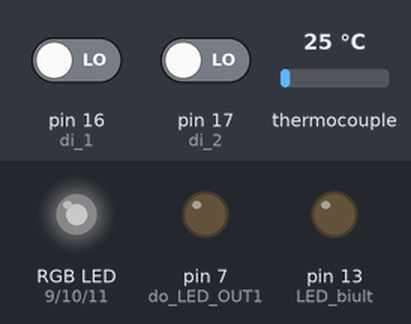
Simulated run of this program. Board: Arduino Uno, built with avr-gcc and run on an emulated ATmega328P. Shown: an RGB LED mixed from three pins (HIGH = lit), output pins drawn as LEDs (lit = HIGH). The test bench sets the inputs (shaded band); at power-on: pin 16 (di_1) LOW, pin 17 (di_2) LOW, thermocouple 25 °C. Dim RGB values are drawn brighter than linear; what the program prints to the serial monitor is not drawn.

Above: at 1.2 s.
1.3 s: pin 16 (di_1) driven HIGH
At 2.3 s:
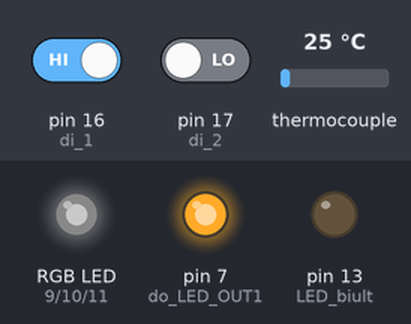
3.5 s: pin 16 (di_1) driven LOW
At 5.1 s:
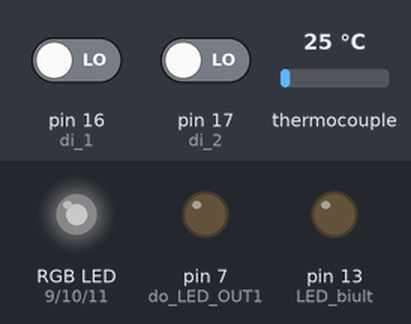
Timing chart, 0 to 6.6 s (numbered marks = the images above; inputs shaded):
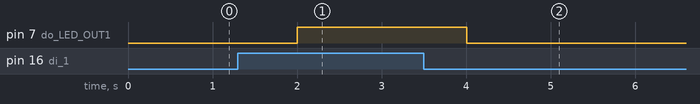

The program:

main.cpp
```cpp
#include <Arduino.h>
#include <time.h>
#include "max6675.h"

#define red_led 9
#define green_led 10
#define blue_led 11
#define LED_biult 13

#define do_LED_OUT1 7
#define do_LED_OUT2 8
#define do_LED_OUT3 9

#define di_1 16  //
#define di_2 17
#define di_3 18
#define di_4 19

#define AI_01 14
#define AI_02 15

//declare variables for write_leds function of Serial communication
char led_specifier;
int led_brightness;
void led_rgb(char led, int brightness);

//LED_GUI_Button
char buffer[10];
bool isEqual(const char* cmd);

void led_builtin();

//LED_out
void do_led_out1();
void do_led_out2();

void sendData();
int dataSet[10] = {0,0,0,0,0,0,0,0,0,0};
int* pdataSet =dataSet;

int thermoDO = 4;
int thermoCS = 5;
int thermoCLK = 6;
MAX6675 thermocouple(thermoCLK, thermoCS, thermoDO);

// void temperature1();
void temperature1()
{
  // Serial.print("C = ");
  dataSet[2] = thermocouple.readCelsius();
//   Serial.println(thermocouple.readCelsius());
//   Serial.print("F = ");
//   Serial.println(thermocouple.readFahrenheit());
}

void setup()
{
  pinMode(red_led, OUTPUT);
  pinMode(green_led, OUTPUT);
  pinMode(blue_led, OUTPUT);
  pinMode(LED_biult, OUTPUT);

  pinMode(do_LED_OUT1, OUTPUT);

  pinMode(di_1, INPUT);
  pinMode(di_2, INPUT);
  pinMode(di_3, INPUT);

  analogWrite(red_led, 10);   // set the brightness of the red LED 0-255
  analogWrite(green_led, 10);  // set the brightness of the red LED 0-255
  analogWrite(blue_led, 10);  // set the brightness of the red LED 0-255
  Serial.begin(9600);
  //Serial.flush();


}

void loop()
{
  sendData();

  do_led_out1();
  do_led_out2();

  led_builtin();

  temperature1();

  led_specifier = Serial.read();
  led_brightness = Serial.parseInt();
  // write_leds(led_specifier, led_brightness);


  if (Serial.available() >0 ){
    led_specifier = Serial.read();
    led_brightness = Serial.parseInt();
    led_rgb(led_specifier, led_brightness);
    // Serial.println("OK");
  }
  // Serial.println("");
  delay(2);


  }

void do_led_out1()
{
  if (digitalRead(di_1) == HIGH){
    digitalWrite(do_LED_OUT1, HIGH);
    pdataSet[0] = 1;
    // Serial.println("Input1 is HIGH");
  }
  else{
    digitalWrite(do_LED_OUT1, LOW);
    pdataSet[0] = 0;
    //Serial.println("Input1 is Low");
  }
  return;
}

void do_led_out2()
{
  if (digitalRead(di_2) == HIGH){
    digitalWrite(do_LED_OUT2, HIGH);
    pdataSet[1] = 1;
    //Serial.println("Input2 is HIGH");
  }
  else{
    digitalWrite(do_LED_OUT2, LOW);
    pdataSet[1] = 0;
    //Serial.println("Input2 is Low");
  }
  return;
}

void led_rgb(char led, int brightness)
{
  if (led == 'r'){
    analogWrite(red_led, brightness);  // 0 is Off, 255 is full brightness
    return;
  }
  if (led == 'g'){
    analogWrite(green_led, brightness);  // 0 is Off, 255 is full brightness
    return;
  }
  if (led == 'b'){
    analogWrite(blue_led, brightness); // 0 is Off, 255 is full brightness
    return;
  }
  delay(1);
}

void led_builtin()
{
    int length = Serial.readBytesUntil('\n', buffer, sizeof(buffer));
    buffer[length] = '\0';
    if (isEqual("on")) {
      digitalWrite(LED_biult, HIGH);
      }
    else if (isEqual("off")) {
      digitalWrite(LED_biult, LOW);
      }

}

bool isEqual(const char* cmd)
{
    return strcmp(buffer, cmd) == 0;
}

void sendData()
{
  //create the dataSet array write to Serial
  // if (Serial.available() >0 ){
  Serial.print("dataSet: ");
  int length = sizeof(dataSet)/sizeof(dataSet[0]);
  for (int i = 0; i < length; i++)
  {
    Serial.print(dataSet[i]);
    Serial.print(" ");
  }
}
```

arduino_pjt.cpp
```cpp
#include "led_in_out.cpp"
#include "max6675.h"


#define red_led 9
#define green_led 10
#define blue_led 11
#define LED_biult 13

#define do_LED_OUT0 7
#define do_LED_OUT1 8
#define do_LED_OUT2 9

#define di_0 16  //
#define di_1 17
#define di_2 18
#define di_3 19

#define AI_01 14
#define AI_02 15


//declare variables for write_leds function of Serial communication

//LED_GUI_Button
// char buffer[10];
// bool isEqual(const char* cmd);

// void led_builtin();
int Led[4]= {0,0,0,0};
int *pLed = Led;

void led_in00()
{
  if (digitalRead(di_0) == HIGH){
    digitalWrite(do_LED_OUT0, HIGH);
    pLed[0] = 1;
    // Serial.println("Input1 is HIGH");
  }
  else{
    digitalWrite(do_LED_OUT0, LOW);
    pLed[0] = 0;
    //Serial.println("Input1 is Low");
  }
  return;
}

void led_in01()
{
    pinMode(di_1, INPUT);
  pinMode(do_LED_OUT1, OUTPUT);
  if (digitalRead(di_1) == HIGH){
    digitalWrite(do_LED_OUT1, HIGH);
    pLed[1] = 1;
    // Serial.println("Input1 is HIGH");
  }
  else{
    digitalWrite(do_LED_OUT1, LOW);
    pLed[1] = 0;
    //Serial.println("Input1 is Low");
  }
  return;
}

void led_in02()
{
  pinMode(di_2, INPUT);
  pinMode(do_LED_OUT2, OUTPUT);
  if (digitalRead(di_2) == HIGH){
    digitalWrite(do_LED_OUT2, HIGH);
    pLed[2] = 1;
    // Serial.println("Input1 is HIGH");
  }
  else{
    digitalWrite(do_LED_OUT2, LOW);
    pLed[2] = 0;
    //Serial.println("Input1 is Low");
  }
  return;
}

void sendLed()
{
  Serial.print("LedDataSet: ");
  int length = sizeof(Led)/sizeof(Led[0]);
  for (int i = 0; i < length; i++)
  {
    Serial.print(Led[i]);
    Serial.print(" ");
  }
}

// void sendData();


// int thermoDO = 4;
// int thermoCS = 5;
// int thermoCLK = 6;

// MAX6675 thermocouple(thermoCLK, thermoCS, thermoDO);

// // execute tempSensor.cpp
// void temperature1()
```

led_in_out.cpp
```cpp
/////////////////////////////////////////////////////////////////////////////////////////////////////
// void led_builtin()
// {
//     int length = Serial.readBytesUntil('\n', buffer, sizeof(buffer));
//     buffer[length] = '\0';
//     if (isEqual("on")) {
//       digitalWrite(LED_biult, HIGH);
//       }
//     else if (isEqual("off")) {
//       digitalWrite(LED_biult, LOW);
//       }
// }
```

Measured:
- after the input at 1.3 s, pin 7 (do_LED_OUT1): LOW → HIGH after 0.70 s
- after the input at 3.5 s, pin 7 (do_LED_OUT1): HIGH → LOW after 0.51 s
